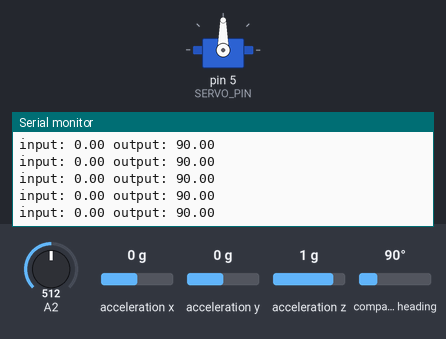
The sketch below on a simulated Arduino Uno, built with avr-gcc and run on an emulated ATmega328P. Shown: servo, the last lines printed to the serial monitor. Inputs (shaded band) come from the test bench; at power-on: A2 = 512, acceleration x 0 g, acceleration y 0 g, acceleration z 1 g, compass heading 90°.

Above: at 1.2 s.
1.3 s: A2 set to 541
At 2.2 s:
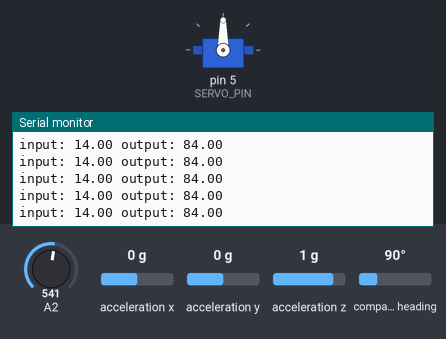
4.3 s: A2 set to 306
At 5.1 s:
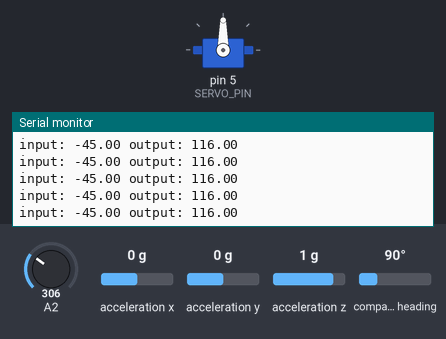
Timing chart, 0 to 7.3 s (numbered marks = the images above; inputs shaded):
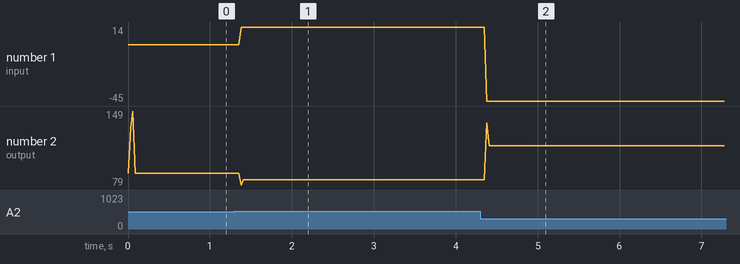

The sketch:

servo_imo_test.ino
```cpp
#include <Servo.h>
#include <Adafruit_Sensor.h>
#include <Adafruit_BNO055.h>
#include <utility/imumaths.h>
#include <PID_v1.h>

#define SERVO_PIN 5
#define SAMPLE_RATE 50
#define SERVO_SPEED 100

Adafruit_BNO055 bno = Adafruit_BNO055(55, 0x28);
Servo s;


double setpoint, input, output;
double Kp = 1, Ki = 0, Kd = .02;

PID myPID(&input, &output, &setpoint, Kp, Ki, Kd, DIRECT);
unsigned long currentTime;
unsigned long servoTime;

void setup() {
	Serial.begin(9600);
	pinMode(SERVO_PIN, OUTPUT);
	s.attach(SERVO_PIN);

	/*
	while(!bno.begin()){
		Serial.println("BNO055 not detected.");
		delay(1000);
	}
	bno.setExtCrystalUse(true);
*/
	myPID.SetMode(AUTOMATIC);
	myPID.SetOutputLimits(-255,255);
	myPID.SetSampleTime(20);

	s.write(90);

	setpoint = 0;
}

void loop() {
	sensors_event_t event;
	bno.getEvent(&event);
	//input = event.orientation.y;
	input = analogRead(2);
	input = map(input, 0, 1024, -255, 255);
	input = constrain(input, -45, 45);
	myPID.Compute();

	Serial.print("input: ");
	Serial.print(input);
	Serial.print(" output: ");
	output = map(output, -135, 135, 40, 140);
	if(output > 90){
		output += 10;
	}
	//output = constrain(output, 30, 150);
	Serial.println(output);
	//s.write(output);
}
```

Measured:
- after the input at 1.3 s, the serial monitor: prints a new line after 0.08 s (image 1)
- after the input at 4.3 s, the serial monitor: prints a new line after 0.08 s (image 2)
- plotted number 1: 0 → 14 after the input at 1.3 s, 14 → -45 after the input at 4.3 s
- plotted number 2: 90 → 84 after the input at 1.3 s, 84 → 116 after the input at 4.3 s
